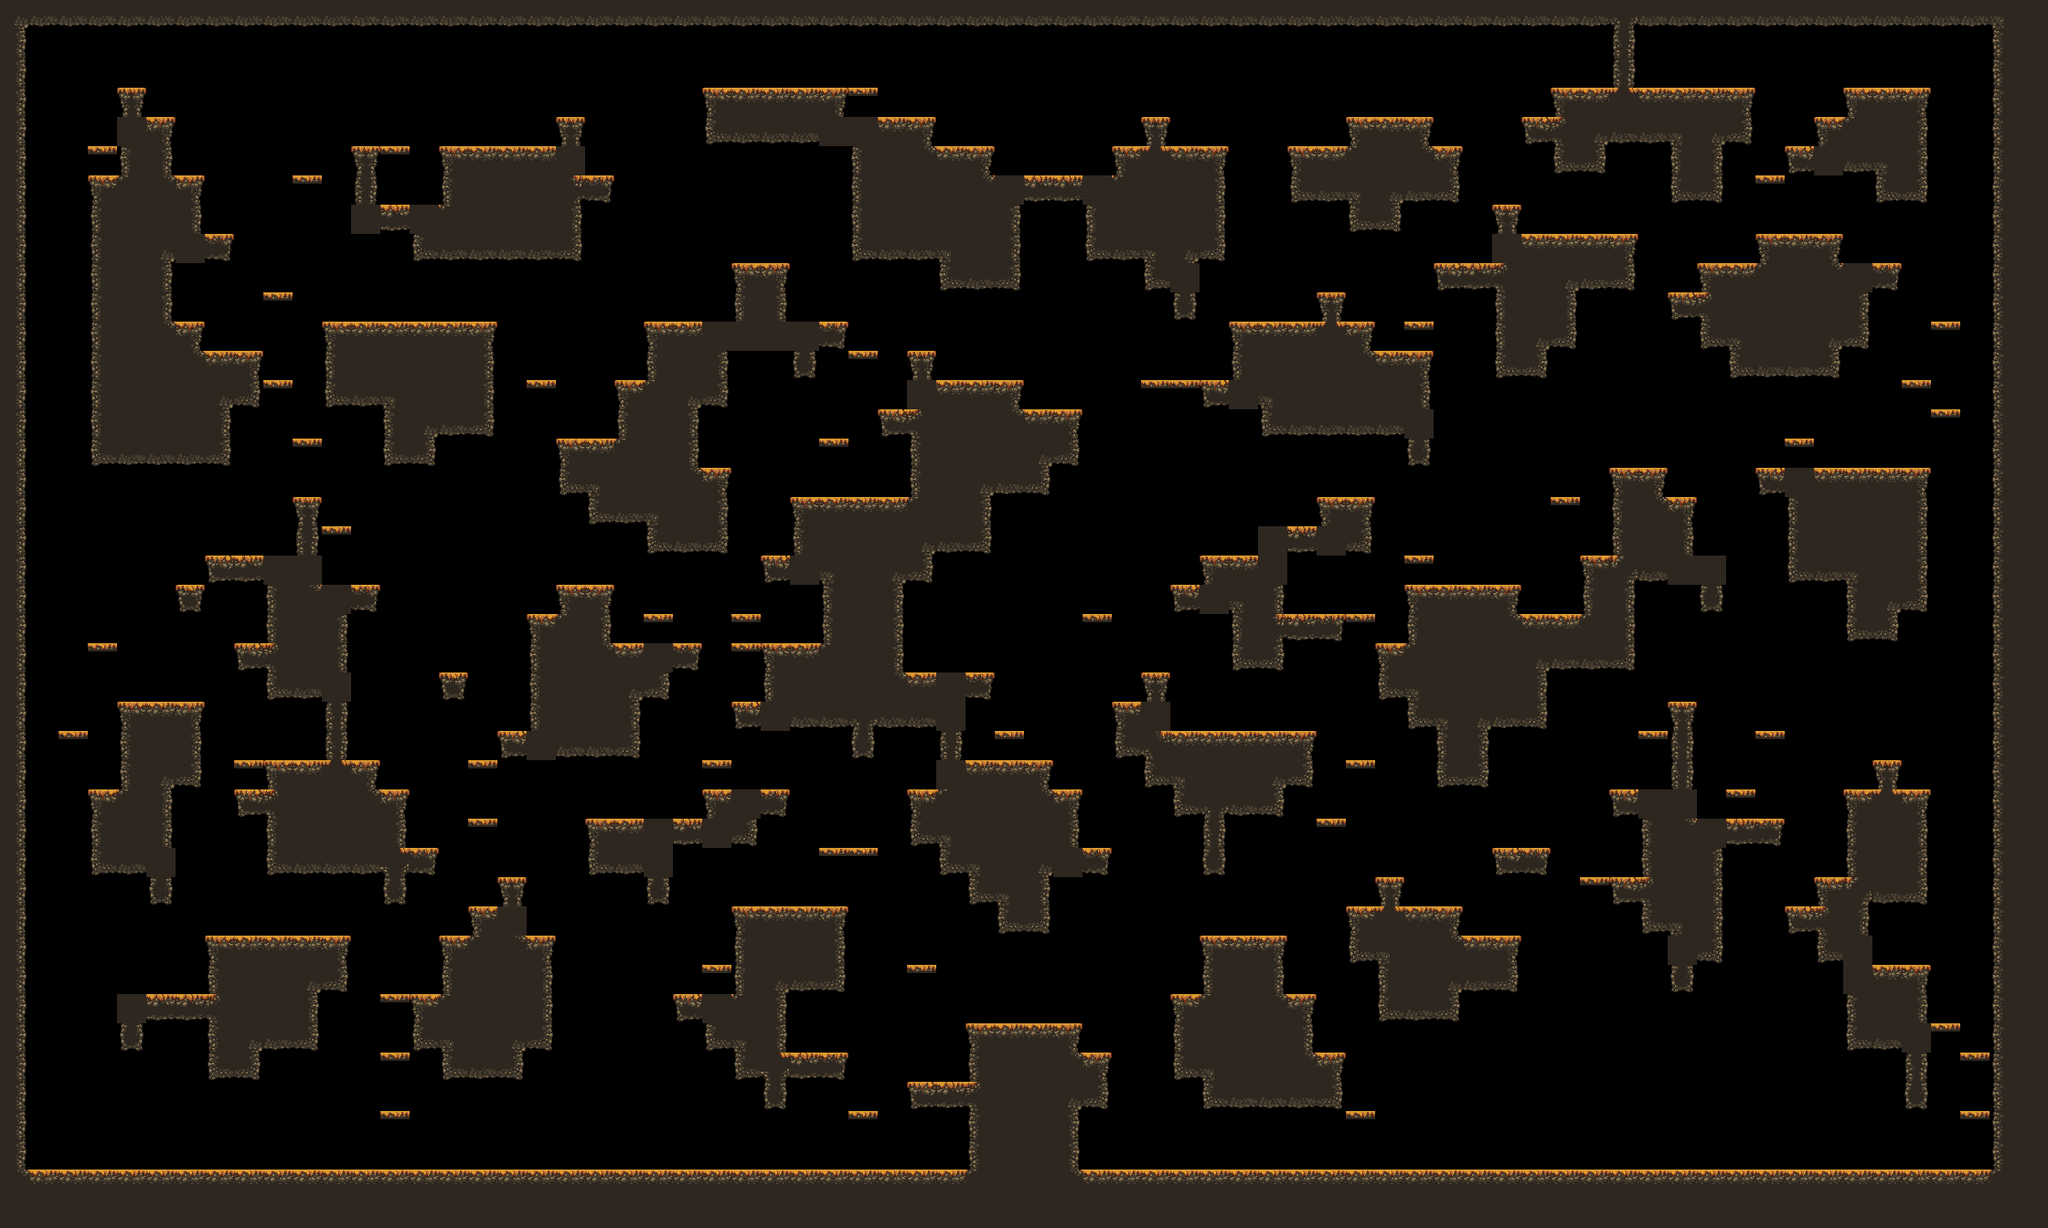

This is a level from a 2D game, rendered from its Tiled map with the project's own tilesets. A one-line summary and the map file follow, with tile-layer data summarised:
An orthogonal 70x42 tile map with 32x32 px tiles, 1 tile layer (main) and 17 objects (9x spawn, spawnPlayer0, spawnCrown0, spawnPlayer1, spawnCrown1, ...).

<map compressionlevel="0" height="42" infinite="0" nextlayerid="3" nextobjectid="4" orientation="orthogonal" renderorder="right-down" tiledversion="1.3.2" tileheight="32" tilewidth="32" version="1.2" width="70">
 <tileset firstgid="1" source="forest_fall_tile_set.tsx" />
 <layer height="42" id="1" name="main" width="70">
  <data>[2940 cells, 1234 non-empty, 28 distinct tile ids]</data>
 </layer>
 <objectgroup id="2" name="objects"><object id="1" name="spawnPlayer0" x="96" y="144.0" /><object id="2" name="spawnCrown0" x="256" y="208.0" /><object id="3" name="spawnPlayer1" x="1952" y="112.0" /><object id="4" name="spawnCrown1" x="2080" y="464.0" /><object id="5" name="spawnPlayer2" x="128" y="1232.0" /><object id="6" name="spawnCrown2" x="64" y="1232.0" /><object id="7" name="spawnPlayer3" x="2048" y="1232.0" /><object id="8" name="spawnCrown3" x="2144" y="1232.0" /><object id="9" name="spawn" x="256" y="976.0" /><object id="10" name="spawn" x="1664" y="592.0" /><object id="11" name="spawn" x="416" y="112.0" /><object id="12" name="spawn" x="1984" y="1232.0" /><object id="13" name="spawn" x="352" y="304.0" /><object id="14" name="spawn" x="576" y="624.0" /><object id="15" name="spawn" x="736" y="1232.0" /><object id="16" name="spawn" x="1440" y="112.0" /><object id="17" name="spawn" x="2080" y="464.0" /></objectgroup></map>
